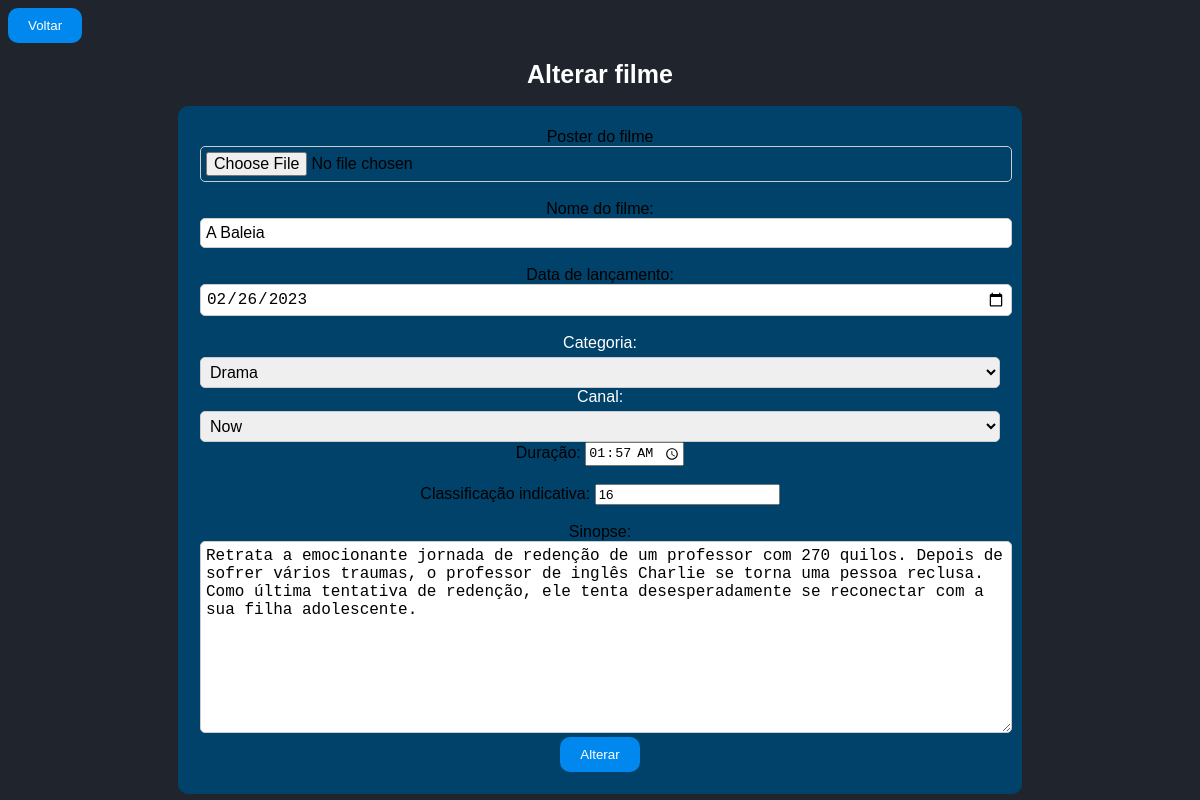
The page /view/alterar_filme.php?get_id=9 (signed in) on the database its author committed.
### tables this page shows
CREATE TABLE IF NOT EXISTS `filme` (
  `id_filme` INT(11) NOT NULL AUTO_INCREMENT,
  `nome_filme` VARCHAR(80) NOT NULL,
  `dt_de_lancamento_filme` DATE NULL DEFAULT NULL,
  `duracao_filme` TIME NULL DEFAULT NULL,
  `sinopse_filme` VARCHAR(500) NOT NULL,
  `classificacao_filme` VARCHAR(50) NOT NULL,
  `capa_filme` VARCHAR(50) NOT NULL,
  `trailer_filme` VARCHAR(50) NULL DEFAULT NULL,
  `fk_id_categoria_filme` INT(11) NOT NULL,
  `fk_id_canal_filme` INT(11) NOT NULL,
  `fk_id_usuario` INT(11) NOT NULL,
  `fk_id_perfil` INT(11) NOT NULL,
  PRIMARY KEY (`id_filme`, `fk_id_categoria_filme`, `fk_id_canal_filme`, `fk_id_usuario`, `fk_id_perfil`),
  INDEX `fk_filme_categoria_filme1_idx` (`fk_id_categoria_filme` ASC),
  INDEX `fk_filme_canal_filme1_idx` (`fk_id_canal_filme` ASC),
  INDEX `fk_filme_usuario1_idx` (`fk_id_usuario` ASC),
  INDEX `fk_filme_perfil1_idx` (`fk_id_perfil` ASC),
  CONSTRAINT `fk_filme_canal_filme1`
    FOREIGN KEY (`fk_id_canal_filme`)
    REFERENCES `canal_filme` (`id_canal_filme`)
    ON DELETE NO ACTION
    ON UPDATE NO ACTION,
  CONSTRAINT `fk_filme_categoria_filme1`
    FOREIGN KEY (`fk_id_categoria_filme`)
    REFERENCES `categoria_filme` (`id_categoria_filme`)
    ON DELETE NO ACTION
    ON UPDATE NO ACTION,
  CONSTRAINT `fk_filme_usuario1`
    FOREIGN KEY (`fk_id_usuario`)
    REFERENCES `usuario` (`id_usuario`)
    ON DELETE NO ACTION
    ON UPDATE NO ACTION,
  CONSTRAINT `fk_filme_perfil1`
    FOREIGN KEY (`fk_id_perfil`)
    REFERENCES `perfil` (`id_perfil`)
    ON DELETE NO ACTION
    ON UPDATE NO ACTION);

### model/conexao.php (called while the page is built)
<?php
class Conexao{
    private static $conexao;
    public static function getInstance(){
        if(!isset(self::$conexao)){
            try{
                $options = array(
                    PDO::ATTR_PERSISTENT => true,
                    PDO::MYSQL_ATTR_INIT_COMMAND => 'SET NAMES UTF8;',
                    PDO::ATTR_ERRMODE => PDO::ERRMODE_EXCEPTION
                );
                self::$conexao = new PDO('mysql:host=localhost;dbname=cine_community','root','', $options);
                self::$conexao->setAttribute(PDO::ATTR_ERRMODE, PDO::ERRMODE_EXCEPTION);
            }catch(PDOException $exc){
                echo "Houve um erro ao se conectar com o Banco de Dados ".$exc->getMessage();
            }
        }
        return self::$conexao;
    }
}
?>

### model/dao/filmeDAO.php (called while the page is built, shortened)
<?php
require_once __DIR__ .'/../conexao.php';
require_once __DIR__ .'/../dto/filmeDTO.php';
class FilmeDAO{
    public $pdo;
    public function __construct()
    {
        $this->pdo = Conexao::getInstance();
    }
public function buscarPorID($id) {
    try {
        $sql = "SELECT f.*, u.id_usuario, p.id_perfil FROM filme f INNER JOIN usuario u ON f.fk_id_usuario = u.id_usuario INNER JOIN perfil p ON f.fk_id_perfil = p.id_perfil INNER JOIN categoria_filme c ON f.fk_id_categoria_filme = c.id_categoria_filme INNER JOIN canal_filme i ON f.fk_id_canal_filme = i.id_canal_filme WHERE id_filme=?  ";
        $stmt = $this->pdo->prepare($sql);
        $stmt->bindValue(1, $id);
        $stmt->execute();
        $filmeFetch = $stmt->fetchAll(PDO::FETCH_ASSOC);
        if (count($filmeFetch) == 1) {
            $filme = $filmeFetch[0];
            $FilmeDTO = new FilmeDTO();
            $FilmeDTO->setId_filme($filme["id_filme"]);
            $FilmeDTO->setNome_filme($filme["nome_filme"]);
            $FilmeDTO->setDt_de_lancamento_filme($filme["dt_de_lancamento_filme"]);
            $FilmeDTO->setDuracao_filme($filme["duracao_filme"]);
            $FilmeDTO->setSinopse_filme($filme["sinopse_filme"]);
            $FilmeDTO->setFk_Id_categoria_filme($filme["fk_id_categoria_filme"]);
            $FilmeDTO->setClassificacao_filme($filme["classificacao_filme"]);
            $FilmeDTO->setCapa_filme($filme["capa_filme"]);
            $FilmeDTO->setTrailer_filme($filme["trailer_filme"]);
            $FilmeDTO->setFk_Id_canal_filme($filme["fk_id_canal_filme"]);
            $FilmeDTO->setFk_id_usuario($filme["id_usuario"]);
            $FilmeDTO->setFk_id_perfil($filme["id_perfil"]);
            return $FilmeDTO;
        } else {
            return null;
        }
    } catch (PDOException $exc) {
        echo $exc->getMessage();
    }
}
}

### model/dto/filmeDTO.php (called while the page is built, shortened)
<?php
class FilmeDTO{
    private $nome_filme;
    private $dt_de_lancamento_filme;
    private $duracao_filme;
    private $sinopse_filme;
    private $classificacao_filme;
    private $capa_filme;
    private $fk_id_categoria_filme;
    private $fk_id_canal_filme;
public function getNome_filme(){
    return $this->nome_filme;
}
public function getDt_de_lancamento_filme(){
    return $this->dt_de_lancamento_filme;
}
public function getDuracao_filme(){
    return $this->duracao_filme;
}
public function getSinopse_filme(){
    return $this->sinopse_filme;
}
public function getClassificacao_filme() {
    return $this->classificacao_filme;
}
public function getCapa_filme() {
    return $this->capa_filme;
}
public function getFk_id_categoria_filme() {
    return $this->fk_id_categoria_filme;
}
public function getFk_id_canal_filme() {
    return $this->fk_id_canal_filme;
}
public function setNome_filme($nome_filme) {
    $this->nome_filme = $nome_filme;
}
public function setDt_de_lancamento_filme($dt_de_lancamento_filme) {
    $this->dt_de_lancamento_filme = $dt_de_lancamento_filme;
}
public function setDuracao_filme($duracao_filme) {
    $this->duracao_filme = $duracao_filme;
}
public function setSinopse_filme($sinopse_filme){
    $this->sinopse_filme = $sinopse_filme;
}
public function setClassificacao_filme($classificacao_filme) {
    $this->classificacao_filme = $classificacao_filme;
}
public function setCapa_filme($capa_filme) {
    $this->capa_filme = $capa_filme;
}
public function setFk_id_categoria_filme($fk_id_categoria_filme) {
    $this->fk_id_categoria_filme = $fk_id_categoria_filme;
}
public function setFk_id_canal_filme($fk_id_canal_filme) {
    $this->fk_id_canal_filme = $fk_id_canal_filme;
}
}
?>

### view/alterar_filme.php (the view, shortened to what this page needs)
<?php
require_once '../model/dao/filmeDAO.php';
$get_id = isset($_GET["get_id"]) ? $_GET["get_id"] : null;
if ($get_id) {
    $FilmeDAO = new FilmeDAO();
    $filme = $FilmeDAO->buscarPorID($get_id);
    if ($filme) {
        $capa_filme = $filme->getCapa_filme();
        $nome_filme = $filme->getNome_filme();
        $dt_de_lancamento_filme = $filme->getDt_de_lancamento_filme();
        $fk_id_categoria_filme = $filme->getFk_id_categoria_filme();
        $fk_id_canal_filme = $filme->getFk_id_canal_filme();
        $duracao_filme = $filme->getDuracao_filme();
        $classificacao_filme = $filme->getClassificacao_filme();
        $sinopse_filme = $filme->getSinopse_filme();
    } else {
        echo "Filme não encontrado.";
        exit;
    }
} else {
    echo "ID do filme não fornecido.";
    exit;
}
?>
<!DOCTYPE html>
<html lang="pt-br">
<head>
    <link rel="stylesheet" href="../css/formulariofilme.css">
</head>
<body>
<a href="../view/dashboard/listafilmemod.php"><input type="submit" value="Voltar"></a>
    <h1>Alterar filme</h1>
    <center>
    <div class="container">
        <form action="../control/control_alterar_filme.php" method="post">
            Poster do filme
            <input type="file" name="capa_filme" value="<?= $capa_filme; ?>"><br><br>
            Nome do filme:
            <input type="text" name="nome_filme" placeholder="Filme" value="<?= $nome_filme; ?>"> <br> <br>
            Data de lançamento:
            <input type="date" name="dt_de_lancamento_filme" placeholder="Data de lançamento" value="<?= $dt_de_lancamento_filme; ?>"><br><br>
            <label for="categoria_filme">Categoria:</label>
            <select name="fk_id_categoria_filme" id="categoria_filme">
                <option value="7" <?= ($fk_id_categoria_filme == 7) ? 'selected' : ''; ?>>Drama</option>
            </select>
            <label for="canal_filme">Canal:</label>
            <select name="fk_id_canal_filme" id="canal_filme">
                <option value="6" <?= ($fk_id_canal_filme == 6) ? 'selected' : ''; ?>>Now</option>
            </select>
            Duração:
            <input type="time" name="duracao_filme" placeholder="Duração" value="<?= $duracao_filme; ?>"> <br><br>
            Classificação indicativa:
            <input type="number" name="classificacao_filme" placeholder="Classificação" value="<?= $classificacao_filme; ?>"><br><br>
            Sinopse:
            <textarea name="sinopse_filme" id="" cols="30" rows="10" placeholder="Sinopse"><?= $sinopse_filme; ?></textarea><br>
            <input type="submit" value="Alterar">
        </form>
    </div>
    </center>
</body>
</html>

### css/formulariofilme.css (style rules this page uses)
body { background-color:#1f242d; font-family: Arial, sans-serif; }
h1 { color: #fff; font-size: 25px; text-align: center; }
.container { width: 800px; margin: 0 auto; padding: 20px; background-color: #004269; border: 2px solid #004269; border-radius: 10px; }
label { display: block; margin-bottom: 5px; color: #fff; }
input[type="text"], input[type="date"], input[type="file"], select, textarea { width: 100%; padding: 5px; font-size: 16px; border-radius: 5px; border: 1px solid #ccc; }
input[type="submit"] { background-color: #08ef; color: #fff; border: none; padding: 10px 20px; cursor: pointer; border-radius: 10px; }

### rows shown on the page
filme: nome_filme "A Baleia", dt_de_lancamento_filme "02/26/2023", fk_id_categoria_filme "Drama", fk_id_canal_filme "Now", duracao_filme "01:57:00", classificacao_filme "16", sinopse_filme "Retrata a emocionante jornada de redenção de um professor com 270 quilos. Depois de sofrer vários traumas, o professor de inglês Charlie se torna uma pessoa reclusa. Como última tentativa de redenção, ele tenta desesperadamente se reconectar com a sua filha adolescente."
